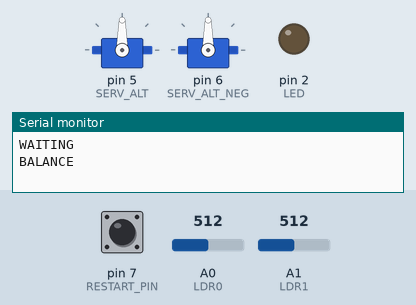
Simulated run of this sketch. Board: Arduino Uno, built with avr-gcc and run on an emulated ATmega328P. Shown: 2 × servo, output pins drawn as LEDs (lit = HIGH), the last lines printed to the serial monitor. Inputs (shaded band) come from the test bench; at power-on: A0 (LDR0) = 512, A1 (LDR1) = 512, pin 7 (RESTART_PIN) HIGH.

Above: at 1.2 s.
1.3 s: A0 (LDR0) set to 704
2.8 s: A0 (LDR0) set to 724
At 3.05 s:
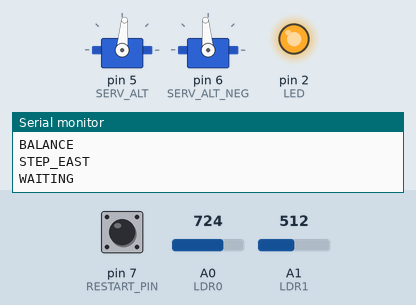
5.8 s: A1 (LDR1) set to 535
At 7.0 s:
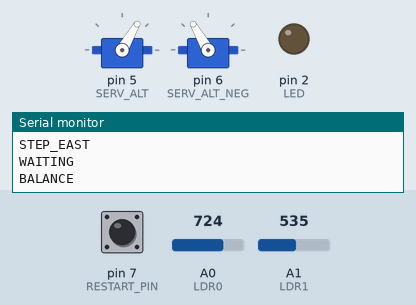
7.3 s: A1 (LDR1) set to 915
8.8 s: A1 (LDR1) set to 936
At 9.2 s:
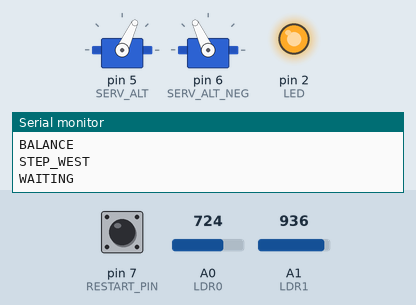
11.8 s: pin 7 (RESTART_PIN) pulled LOW for 3.2 s
At 16.4 s:
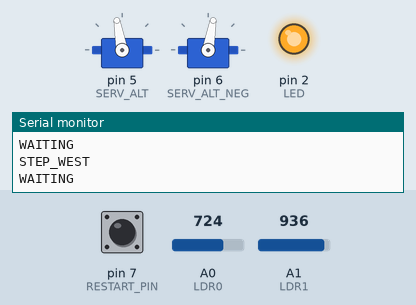
Timing chart, 0 to 22.0 s (numbered marks = the images above; inputs shaded):
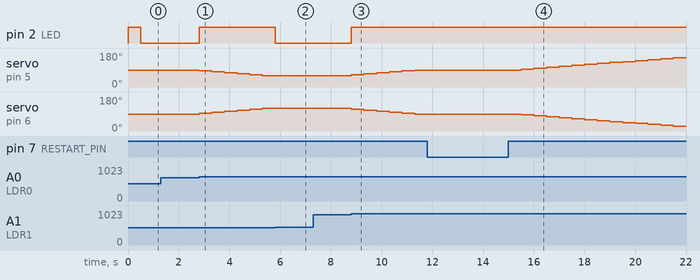

The sketch:

controller.ino
```cpp
#include <Servo.h>
#include <SoftwareSerial.h>

// Parameters
//

#define ZENITH 90
#define MAX_TIME 500
#define ANG_MOVE 5
#define DIFF_MIN_LDR 200
#define TIME_DATA 4000
#define SERVO_LOWER_LIMIT 10
#define SERVO_UPPER_LIMIT 170

// Pin map
//

#define LDR0 A0
#define LDR1 A1

#define LED 2
#define SERV_ALT 5
#define SERV_ALT_NEG 6
#define RESTART_PIN 7
#define RX 10
#define TX 11

// Data types
//

enum machinestate {
  SETUP,
  WAITING,
  STEP_EAST,
  STEP_WEST,
  BALANCE,
} machine_state;

enum event {
  WAIT,
  NONE_IS_BIGGER,
  EAST_IS_BIGGER,
  WEST_IS_BIGGER,
  RESTART,
} new_event;

struct arrayofsensors {
  int east;
  int west;
} array_of_sensors;

// Prototypes
//

event get_event();
void change_machine_state(machinestate new_state);
void start();
void led_on();
void led_off();
void move_serv(int offset);
void reset_timer();
void reset_timer_bt();
void cont();
void error();
void wait();
void go_east();
void go_west();
void fsm();

// Matrix
//

#define NUM_OF_STATES 5
#define NUM_OF_EVENTS 5

typedef void (*transition)();
transition state_table[NUM_OF_STATES][NUM_OF_EVENTS] = {
  { wait, error, error, error, start },      // state SETUP
  { wait, cont, go_east, go_west, start },   // state WAITING
  { wait, error, error, error, start },      // state STEP_EAST
  { wait, error, error, error, start },      // state STEP_WEST
  { error, cont, go_east, go_west, start },  // state BALANCE
};

// Global variables
//

unsigned long time_from;
unsigned long now;

unsigned long time_from_bt;
unsigned long now_bt;

Servo serv_alt;
Servo serv_alt_neg;

SoftwareSerial bt(RX, TX);

// Functions
//

event get_event() {
  if (digitalRead(RESTART_PIN) == LOW)
    return RESTART;

  if (bt.available() && bt.read() == 'R')
    return RESTART;

  now = millis();
  if ((now - time_from) >= MAX_TIME) {
    array_of_sensors.east = analogRead(LDR0);
    array_of_sensors.west = analogRead(LDR1);

    if (abs(array_of_sensors.east - array_of_sensors.west) > DIFF_MIN_LDR) {
      reset_timer();
      if (array_of_sensors.east > array_of_sensors.west)
        return EAST_IS_BIGGER;
      else
        return WEST_IS_BIGGER;
    }
    return NONE_IS_BIGGER;
  }
  return WAIT;
}

void change_machine_state(machinestate new_state) {
  if (machine_state != new_state) {
    switch (new_state) {
      case SETUP:
        Serial.println("SETUP");
        break;
      case WAITING:
        Serial.println("WAITING");
        break;
      case STEP_EAST:
        Serial.println("STEP_EAST");
        break;
      case STEP_WEST:
        Serial.println("STEP_WEST");
        break;
      case BALANCE:
        Serial.println("BALANCE");
        break;
    }
  }
  machine_state = new_state;
}

void start() {
  digitalWrite(LED, HIGH);
  serv_alt.write(ZENITH);
  serv_alt_neg.write(ZENITH);
  reset_timer();
  change_machine_state(SETUP);
}

void led_on() {
  digitalWrite(LED, HIGH);
}

void led_off() {
  digitalWrite(LED, LOW);
}

void move_serv(int offset) {
  int serv_alt_val = serv_alt.read();
  int serv_alt_neg_val = serv_alt_neg.read();
  if (serv_alt_val >= SERVO_UPPER_LIMIT || serv_alt_val <= SERVO_LOWER_LIMIT)
    return;

  serv_alt.write(serv_alt_val + offset);
  serv_alt_neg.write(serv_alt_neg_val - offset);
}

void reset_timer() {
  time_from = millis();
}

void reset_timer_bt() {
  time_from_bt = millis();
}

void cont() {
  led_off();
  change_machine_state(BALANCE);

  now_bt = millis();
  if ((now_bt - time_from_bt) >= TIME_DATA) {
    reset_timer_bt();
    bt.print("(");
    bt.print(array_of_sensors.east);
    bt.print(",");
    bt.print(array_of_sensors.west);
    bt.print(")");
    bt.print("\n");
  }
}

void error() {
  Serial.println("ERROR");
}

void wait() {
  change_machine_state(WAITING);
}

void go_east() {
  change_machine_state(STEP_EAST);
  led_on();
  move_serv(-ANG_MOVE);
}

void go_west() {
  change_machine_state(STEP_WEST);
  led_on();
  move_serv(ANG_MOVE);
}

void fsm() {
  new_event = get_event();
  state_table[machine_state][new_event]();
}

// Main
//

void setup() {
  Serial.begin(9600);
  bt.begin(9600);

  pinMode(LED, OUTPUT);
  pinMode(RESTART_PIN, INPUT);

  serv_alt.attach(SERV_ALT);
  serv_alt_neg.attach(SERV_ALT_NEG);
  reset_timer_bt();
  start();
}

void loop() {
  fsm();
}
```

Measured:
- the behaviour switches between 712 and 713 on A0 (LDR0) (found by bisection; images 0 and 1)
- the behaviour switches between 523 and 524 on A1 (LDR1) (found by bisection; images 1 and 2)
- the behaviour switches between 924 and 925 on A1 (LDR1) (found by bisection; images 2 and 3)
- after the input at 1.3 s, every drawn part: stays the same
- after the input at 2.8 s, pin 2 (LED): LOW → HIGH at once; servo on pin 5 (SERV_ALT): moves from 90° to 60° over 2.5 s, starting at once; servo on pin 6 (SERV_ALT_NEG): moves from 90° to 120° over 2.5 s, starting at once
- after the input at 5.8 s, pin 2 (LED): HIGH → LOW at once; servo on pin 5 (SERV_ALT): stays 60° (without the input it goes to 55° after 0.00 s); servo on pin 6 (SERV_ALT_NEG): stays 120° (without the input it goes to 125° after 0.00 s)
- after the input at 7.3 s, every drawn part: stays the same
- after the input at 8.8 s, pin 2 (LED): LOW → HIGH at once; servo on pin 5 (SERV_ALT): moves from 60° to 90° over 2.5 s, starting at once; servo on pin 6 (SERV_ALT_NEG): moves from 120° to 90° over 2.5 s, starting at once
